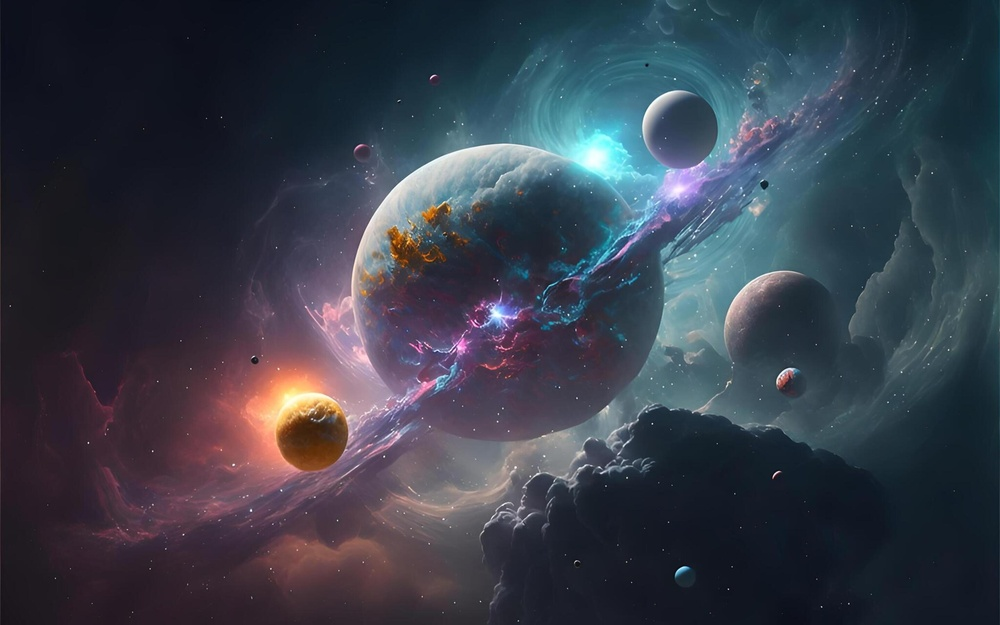
#> input picture input_images/8b33286e-99d5-43e9-a74b-c549cf029b42.jpeg, 1000 x 625 px, shrunk from 2880 x 1799 before the run
$ python -i histogram_equalization.py   (imports and definitions only)
#> lines starting #> are read from the running program, lines starting #| are printed output that depends on the picture
### image_module/encode_image.py
def encode_image(image_name):
    """
        Encode the image data into the base64 data

        :param image_name: the input should be the name string of the image
        :raises ImportError:  if import is failure
        :raises TypeError: if the input is not a string

        :returns: return a base64 bytes file
        :rtype: base64 bytes
        """

    try:
        import base64
        import logging
    except ImportError as e:
        print("Necessary imports failed: {}".format(e))
        return

    logging.basicConfig(filename='encode_image.log', level=logging.DEBUG,
                        filemode='w')

    if type(image_name) is not str:
        logging.error('Watch out!The input should be string')
        raise TypeError('TypeError with the input')

    with open(image_name, 'rb') as image_file:
        image_string = base64.b64encode(image_file.read())
        print(image_string[:100])
        logging.info("Image file {} being read".format(image_name))

    return image_string

### image_module/histogram_equalization.py
from image_module.encode_image import encode_image


def histogram_equalization(id1, output_folder="output_images/"):
    """
    Process the input image with histogram_equalization and save
    the processed image into the output folder with a timestamp.

    :param id1: input image file path (string)
    :param output_folder: folder để lưu ảnh output (string)
    :return: dictionary chứa base64 string của ảnh và kích thước
    """
#> called with output_folder = 'output_images/'
    import os
    import time
    import logging
    from PIL import Image
    import numpy as np
    from skimage import exposure

    os.makedirs(output_folder, exist_ok=True)

    logging.basicConfig(filename='histogram_equalization.log',
                        level=logging.DEBUG, filemode='w')

    try:
        i = np.asarray(Image.open(id1))
#> i is the input picture: shape (625, 1000, 3); mean R, G, B 56.7, 62, 73.9
    except FileNotFoundError:
        logging.debug("The image file does not exist")
        raise FileNotFoundError

    try:
        assert len(i.shape) == 3
    except AssertionError:
        logging.debug("The shape of image array is not 3 layers")
        print("image numpy array is not in the right shape")

    # Histogram equalization cho từng kênh
    i_histogram1 = exposure.equalize_hist(i[:, :, 0])
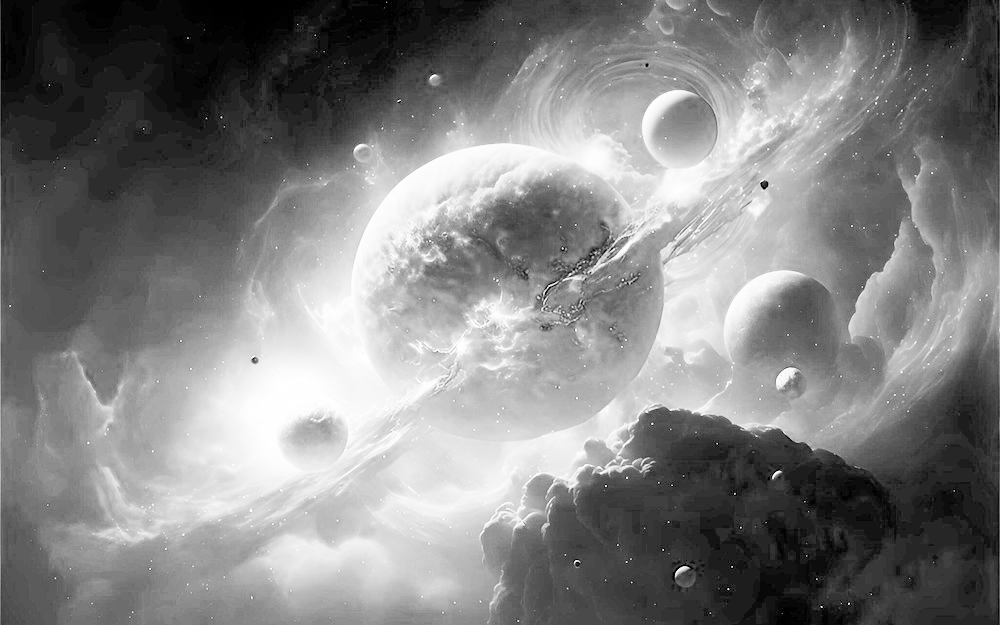
#> i_histogram1: shape (625, 1000) float64; min 2.56e-05, max 1, mean 0.506
    i_histogram2 = exposure.equalize_hist(i[:, :, 1])
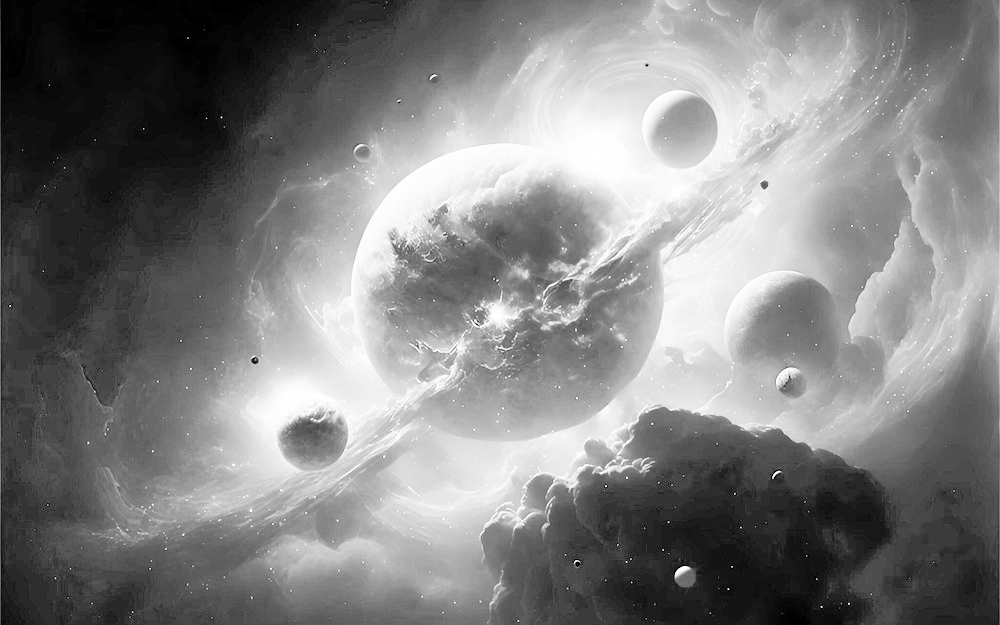
#> i_histogram2: shape (625, 1000) float64; min 1.6e-06, max 1, mean 0.506
    i_histogram3 = exposure.equalize_hist(i[:, :, 2])
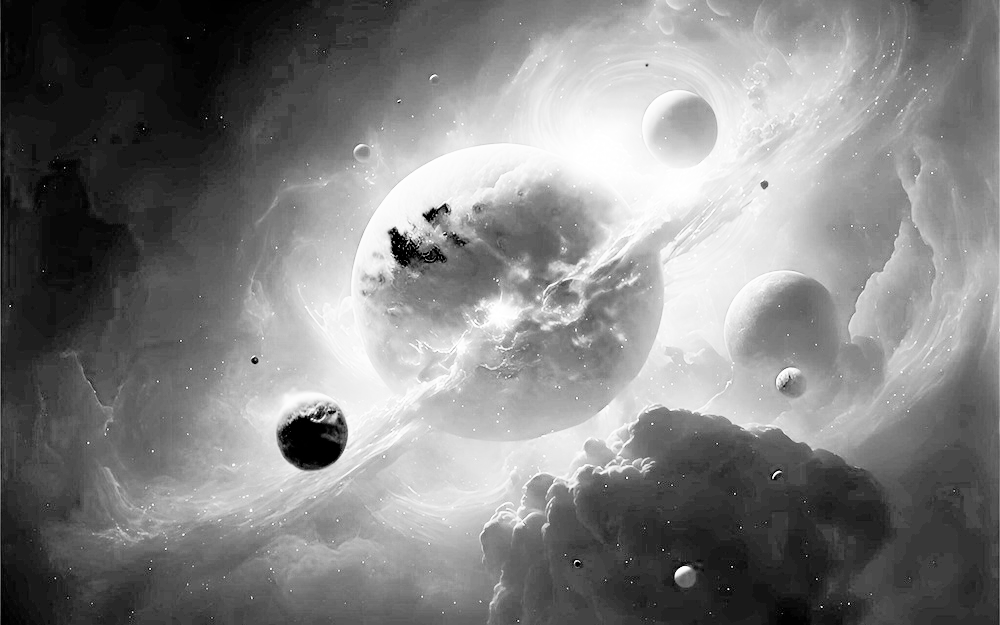
#> i_histogram3: shape (625, 1000) float64; min 3.2e-05, max 1, mean 0.505
    i_histogram = np.dstack((i_histogram1, i_histogram2, i_histogram3))
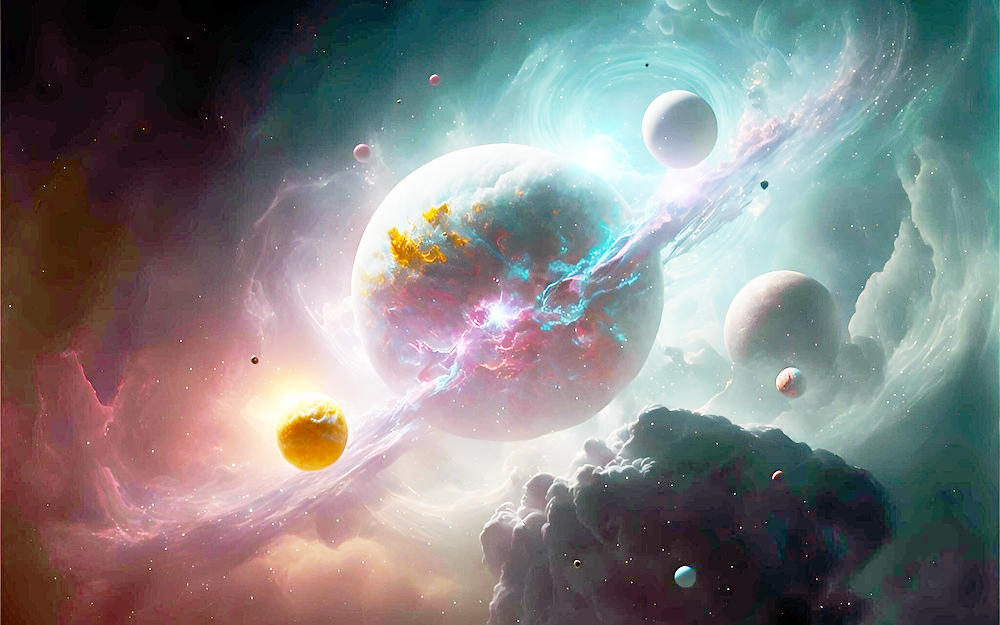
#> i_histogram: shape (625, 1000, 3) float64; mean R, G, B 0.506, 0.506, 0.505

    ima = Image.fromarray(np.uint8(i_histogram * 255))
    (w, h) = ima.size
#> w = 1000; h = 625

    # Tạo tên file output: gốc + timestamp
    base_name = os.path.splitext(os.path.basename(id1))[0]
    timestamp = int(time.time())
    output_filename = f"{base_name}_{timestamp}.png"
    output_path = os.path.join(output_folder, output_filename)

    ima.save(output_path)  # Save file
    a2 = str(encode_image(output_path))

    processed_image = {
        'base64': a2,
        'image_size': (w, h),
        'output_file': output_filename  # trả về tên file để biết lưu ở đâu
    }
    logging.info(f"Processed image saved as {output_filename}")
    return processed_image

>>> result = histogram_equalization('../input_images/8b33286e-99d5-43e9-a74b-c549cf029b42.jpeg')
